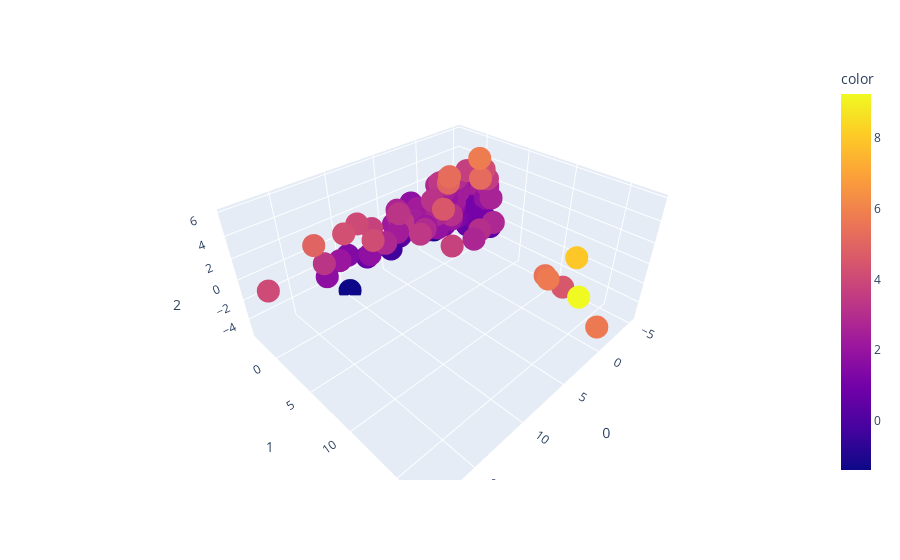

Notebook code cell kept with this figure:
### Code cell
# !pip install plotly
import plotly.express as px
from sklearn.decomposition import PCA


pca = PCA(n_components=3)


mod_df_pca = mod_df
mod_df_pca = mod_df_pca.drop(["treatment", "cell_line", "time", "line_replicate", "group_replicate", "cell_line"], axis=1).reset_index().fillna(0).drop("index", axis=1)
mod_df_pca["DPD"] = mod_df_pca.apply(calculate_dpd, args=(mod_df_pca, H_CANC_MOD, composite_vec_mod["Canc_STV_mod"], composite_vec_mod["Norm_Canc_mod"]), axis=1)


# display(mod_df_pca)
components = pca.fit_transform(mod_df_pca)


fig = px.scatter_3d(
    components, x=0, y=1, z=2, color=mod_df_pca["DPD"],
    # title=f'Total Explained Variance: {total_var:.2f}%',
    # labels={'0': 'PC 1', '1': 'PC 2', '2': 'PC 3'}
)
fig.show()

### Figure 1 — Plotly figure (JSON) as saved in the notebook; plotly's stock layout.template omitted (floating-point values rounded to 4 significant figures; data arrays with more than 128 entries replaced by an {"elided": "..."} marker saying what was removed)
{"data": [{"hovertemplate": "0=%{x}<br>1=%{y}<br>2=%{z}<br>color=%{marker.color}<extra></extra>", "legendgroup": "", "marker": {"color": {"elided": "132 float values"}, "coloraxis": "coloraxis", "symbol": "circle"}, "mode": "markers", "name": "", "scene": "scene", "showlegend": false, "type": "scatter3d", "x": {"elided": "132 float values"}, "y": {"elided": "132 float values"}, "z": {"elided": "132 float values"}}], "layout": {"coloraxis": {"colorbar": {"title": {"text": "color"}}, "colorscale": [[0, "#0d0887"], [0.1111, "#46039f"], [0.2222, "#7201a8"], [0.3333, "#9c179e"], [0.4444, "#bd3786"], [0.5556, "#d8576b"], [0.6667, "#ed7953"], [0.7778, "#fb9f3a"], [0.8889, "#fdca26"], [1, "#f0f921"]]}, "legend": {"tracegroupgap": 0}, "margin": {"t": 60}, "scene": {"domain": {"x": [0, 1], "y": [0, 1]}, "xaxis": {"title": {"text": "0"}}, "yaxis": {"title": {"text": "1"}}, "zaxis": {"title": {"text": "2"}}}}}
